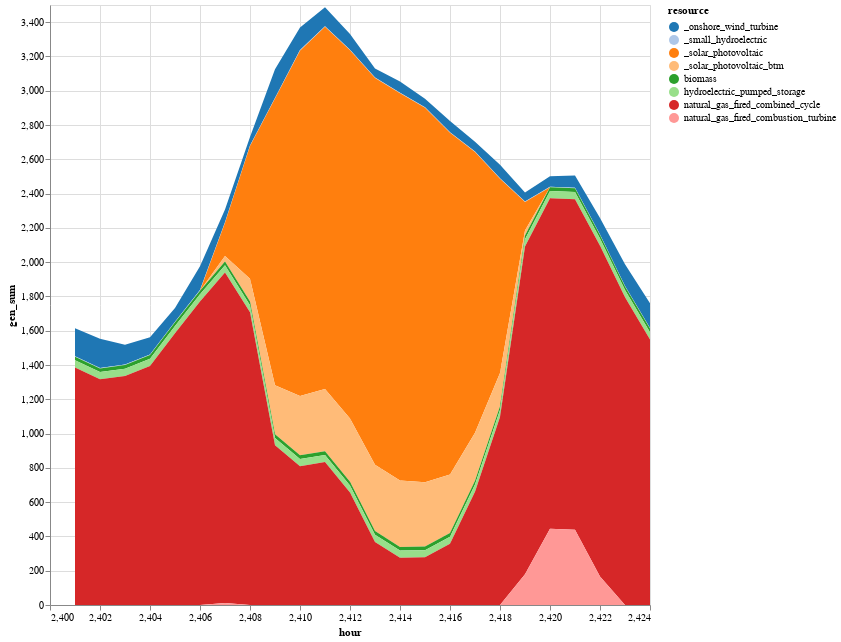

The notebook cell this image was saved under:
### Code cell
# Plot stacked generation by each resource type
g = sol_gen_btm |>
@vlplot(:area, 
    x=:hour, y={:gen_sum, stack=:zero}, 
    color={"resource:n", scale={scheme="category20"}},
    width=600,height=600)

### Figure 1 — Vega-Lite specification as saved in the notebook (floating-point values rounded to 4 significant figures; data arrays with more than 128 entries replaced by an {"elided": "..."} marker saying what was removed)
{"data": {"values": {"elided": "192 records"}}, "encoding": {"color": {"field": "resource", "scale": {"scheme": "category20"}, "type": "nominal"}, "x": {"field": "hour", "type": "quantitative"}, "y": {"field": "gen_sum", "stack": "zero", "type": "quantitative"}}, "height": 600, "mark": "area", "width": 600}
